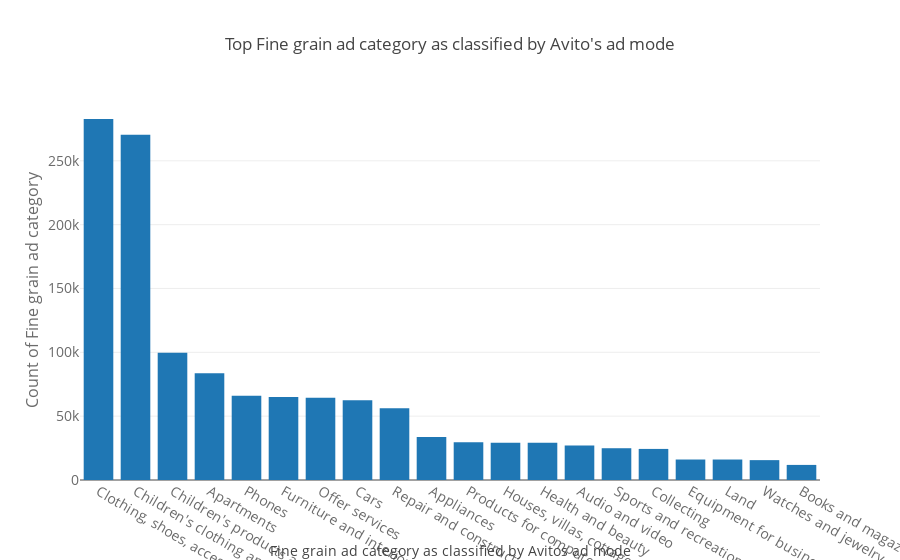

The cell this chart's notebook holds for it:
### Code cell
temp = train["category_name_english"].value_counts().head(20)
print("Top 5 Fine grain ad category as classified by Avito's ad mode : \n", temp.head(5))
print("Total Fine grain ad category as classified by Avito's ad mode : ",len(train["title"]))
trace = go.Bar(
    x = temp.index,
    y = temp.values,
)
data = [trace]
layout = go.Layout(
    title = "Top Fine grain ad category as classified by Avito's ad mode",
    xaxis=dict(
        title='Fine grain ad category as classified by Avitos ad mode',
        tickfont=dict(
            size=14,
            color='rgb(107, 107, 107)'
        )
    ),
    yaxis=dict(
        title='Count of Fine grain ad category',
        titlefont=dict(
            size=16,
            color='rgb(107, 107, 107)'
        ),
        tickfont=dict(
            size=14,
            color='rgb(107, 107, 107)'
        )
)
)
fig = go.Figure(data=data, layout=layout)
py.iplot(fig)

### Figure 1 — Plotly figure (JSON) as saved in the notebook; plotly's stock layout.template omitted (floating-point values rounded to 4 significant figures)
{"data": [{"type": "bar", "x": ["Clothing, shoes, accessories", "Children's clothing and shoes", "Children's products and toys", "Apartments", "Phones", "Furniture and interior", "Offer services", "Cars", "Repair and construction", "Appliances", "Products for computer", "Houses, villas, cottages", "Health and beauty", "Audio and video", "Sports and recreation", "Collecting", "Equipment for business", "Land", "Watches and jewelry", "Books and magazines"], "y": [282753, 270359, 99747, 83670, 65944, 65035, 64385, 62494, 56201, 33705, 29565, 29244, 29198, 27036, 24881, 24346, 16047, 16038, 15566, 11819]}], "layout": {"title": "Top Fine grain ad category as classified by Avito's ad mode", "xaxis": {"tickfont": {"color": "rgb(107, 107, 107)", "size": 14}, "title": "Fine grain ad category as classified by Avitos ad mode"}, "yaxis": {"tickfont": {"color": "rgb(107, 107, 107)", "size": 14}, "title": "Count of Fine grain ad category", "titlefont": {"color": "rgb(107, 107, 107)", "size": 16}}}}
